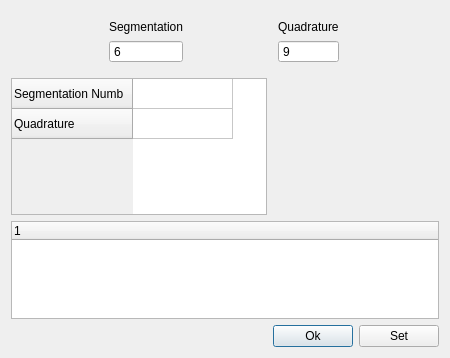
<?xml version="1.0" encoding="UTF-8"?>
<ui version="4.0">
 <class>DevideCond</class>
 <widget class="QDialog" name="DevideCond">
  <property name="geometry">
   <rect>
    <x>0</x>
    <y>0</y>
    <width>450</width>
    <height>358</height>
   </rect>
  </property>
  <property name="windowTitle">
   <string>Dialog</string>
  </property>
  <layout class="QVBoxLayout" name="verticalLayout_2">
   <item>
    <widget class="QWidget" name="ManageBox" native="true">
     <layout class="QGridLayout" name="gridLayout_2">
      <item row="0" column="2">
       <widget class="QLabel" name="label_2">
        <property name="sizePolicy">
         <sizepolicy hsizetype="Maximum" vsizetype="Maximum">
          <horstretch>0</horstretch>
          <verstretch>0</verstretch>
         </sizepolicy>
        </property>
        <property name="text">
         <string>Quadrature</string>
        </property>
        <property name="alignment">
         <set>Qt::AlignLeading|Qt::AlignLeft|Qt::AlignVCenter</set>
        </property>
       </widget>
      </item>
      <item row="0" column="0">
       <widget class="QLabel" name="label_1">
        <property name="sizePolicy">
         <sizepolicy hsizetype="Maximum" vsizetype="Maximum">
          <horstretch>0</horstretch>
          <verstretch>0</verstretch>
         </sizepolicy>
        </property>
        <property name="text">
         <string>Segmentation</string>
        </property>
        <property name="alignment">
         <set>Qt::AlignLeading|Qt::AlignLeft|Qt::AlignVCenter</set>
        </property>
       </widget>
      </item>
      <item row="1" column="0">
       <widget class="QSpinBox" name="Segm">
        <property name="buttonSymbols">
         <enum>QAbstractSpinBox::NoButtons</enum>
        </property>
        <property name="minimum">
         <number>2</number>
        </property>
        <property name="maximum">
         <number>70</number>
        </property>
        <property name="value">
         <number>6</number>
        </property>
       </widget>
      </item>
      <item row="1" column="2">
       <widget class="QSpinBox" name="Quadr">
        <property name="buttonSymbols">
         <enum>QAbstractSpinBox::NoButtons</enum>
        </property>
        <property name="minimum">
         <number>2</number>
        </property>
        <property name="maximum">
         <number>70</number>
        </property>
        <property name="value">
         <number>9</number>
        </property>
       </widget>
      </item>
     </layout>
    </widget>
   </item>
   <item>
    <layout class="QVBoxLayout" name="verticalLayout">
     <item>
      <layout class="QHBoxLayout" name="horizontalLayout_2">
       <item>
        <widget class="QTableWidget" name="tableWidget">
         <property name="enabled">
          <bool>true</bool>
         </property>
         <property name="sizePolicy">
          <sizepolicy hsizetype="Maximum" vsizetype="Maximum">
           <horstretch>0</horstretch>
           <verstretch>0</verstretch>
          </sizepolicy>
         </property>
         <property name="autoFillBackground">
          <bool>false</bool>
         </property>
         <property name="inputMethodHints">
          <set>Qt::ImhNone</set>
         </property>
         <property name="dragEnabled">
          <bool>true</bool>
         </property>
         <property name="selectionMode">
          <enum>QAbstractItemView::NoSelection</enum>
         </property>
         <attribute name="horizontalHeaderVisible">
          <bool>false</bool>
         </attribute>
         <attribute name="verticalHeaderCascadingSectionResizes">
          <bool>false</bool>
         </attribute>
         <row>
          <property name="text">
           <string>Segmentation Numb</string>
          </property>
         </row>
         <row>
          <property name="text">
           <string>Quadrature</string>
          </property>
         </row>
         <column>
          <property name="text">
           <string>Новый столбец</string>
          </property>
         </column>
        </widget>
       </item>
       <item>
        <spacer name="horizontalSpacer_2">
         <property name="orientation">
          <enum>Qt::Horizontal</enum>
         </property>
         <property name="sizeHint" stdset="0">
          <size>
           <width>40</width>
           <height>20</height>
          </size>
         </property>
        </spacer>
       </item>
      </layout>
     </item>
     <item>
      <spacer name="verticalSpacer">
       <property name="orientation">
        <enum>Qt::Vertical</enum>
       </property>
       <property name="sizeHint" stdset="0">
        <size>
         <width>20</width>
         <height>40</height>
        </size>
       </property>
      </spacer>
     </item>
    </layout>
   </item>
   <item>
    <widget class="QTreeWidget" name="treeWidget">
     <column>
      <property name="text">
       <string notr="true">1</string>
      </property>
     </column>
    </widget>
   </item>
   <item>
    <layout class="QHBoxLayout" name="horizontalLayout">
     <item>
      <spacer name="horizontalSpacer">
       <property name="orientation">
        <enum>Qt::Horizontal</enum>
       </property>
       <property name="sizeHint" stdset="0">
        <size>
         <width>40</width>
         <height>20</height>
        </size>
       </property>
      </spacer>
     </item>
     <item>
      <widget class="QPushButton" name="ok">
       <property name="sizePolicy">
        <sizepolicy hsizetype="Maximum" vsizetype="Fixed">
         <horstretch>0</horstretch>
         <verstretch>0</verstretch>
        </sizepolicy>
       </property>
       <property name="text">
        <string>Ok</string>
       </property>
      </widget>
     </item>
     <item>
      <widget class="QPushButton" name="set">
       <property name="text">
        <string>Set</string>
       </property>
      </widget>
     </item>
    </layout>
   </item>
  </layout>
 </widget>
 <resources/>
 <connections>
  <connection>
   <sender>ok</sender>
   <signal>clicked()</signal>
   <receiver>DevideCond</receiver>
   <slot>close()</slot>
   <hints>
    <hint type="sourcelabel">
     <x>300</x>
     <y>334</y>
    </hint>
    <hint type="destinationlabel">
     <x>245</x>
     <y>334</y>
    </hint>
   </hints>
  </connection>
 </connections>
</ui>
